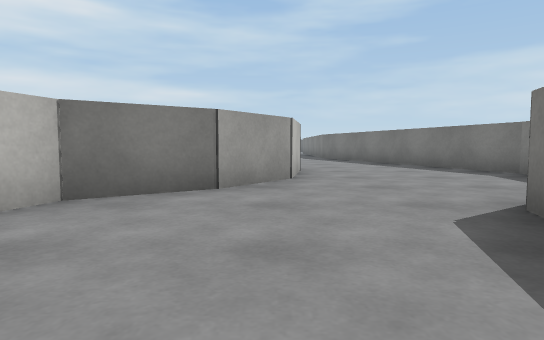
View 1 (above)

22 first-person views from a walk through a scene from a Unity 3-D project. The camera is 0.55 m above the floor, tilts 4° down and sees 75° across. The floor is counted in squares, 1 m on a side. Each view is taken from the middle of a square. On the plan, view 1 faces up. The plan holds only what a view shows up to about 9 squares ahead; the rest is blank. The place goes on beyond the plan. Surface patterns are stand-ins for the level's own textures.

View 2
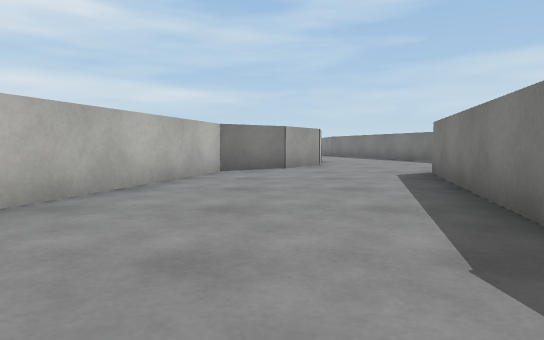

View 3
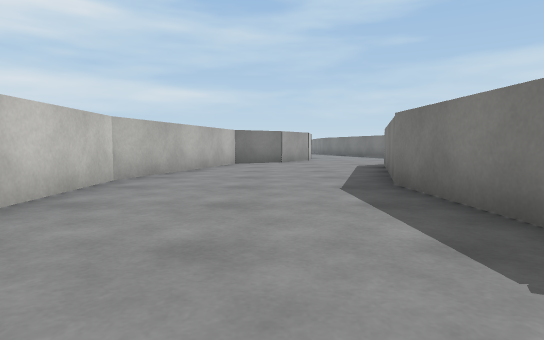

View 4
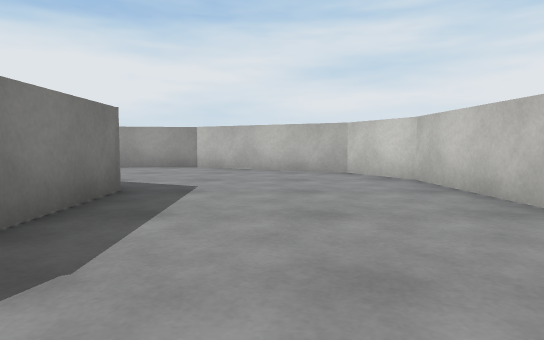

View 5
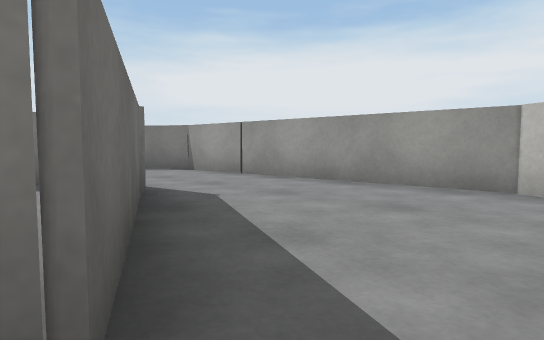

View 6
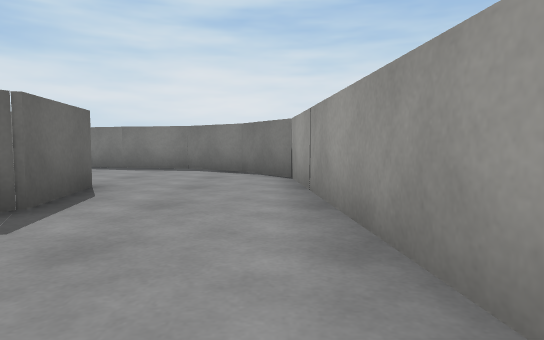

View 7
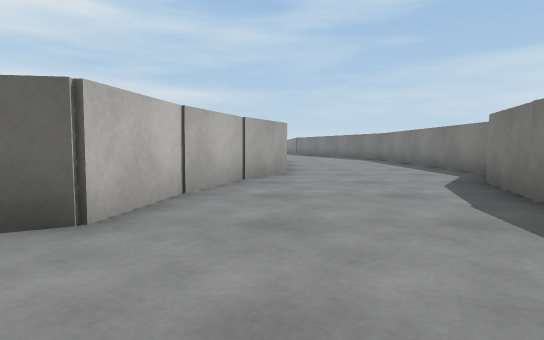

View 8
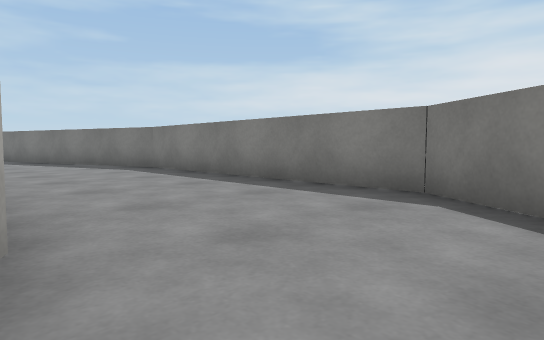

View 9
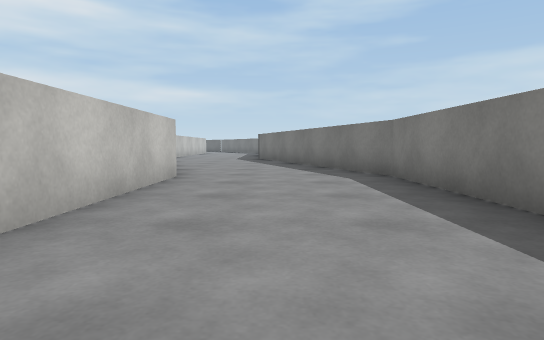

View 10
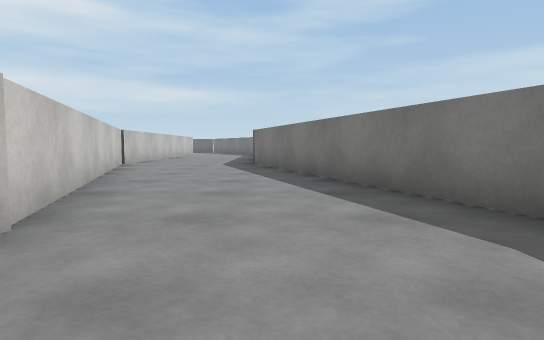

View 11
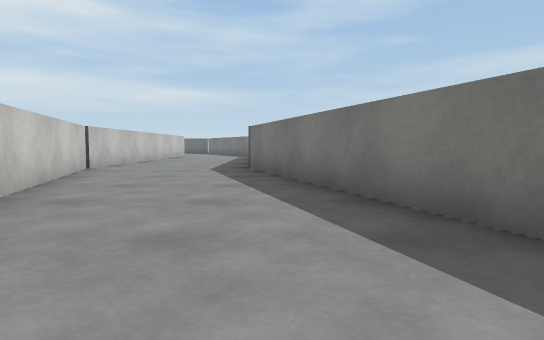

View 12
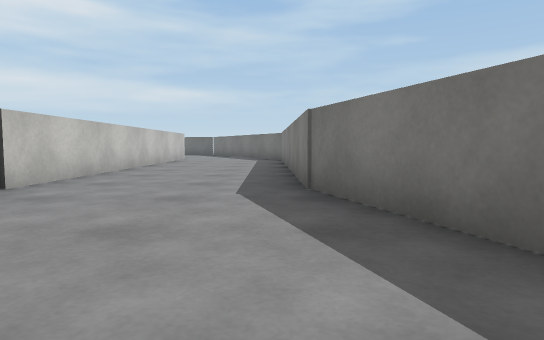

View 13
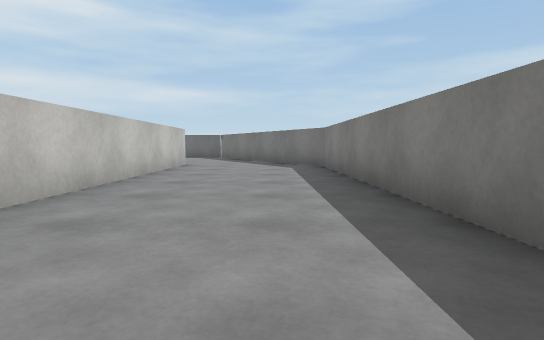

View 14
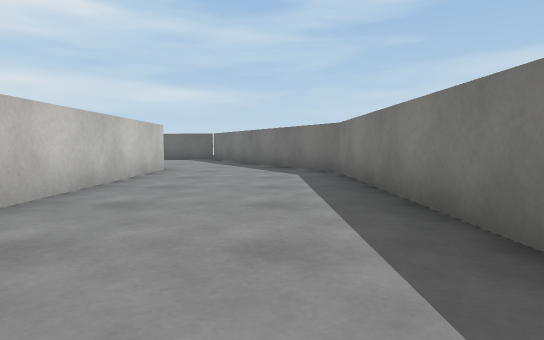

View 15
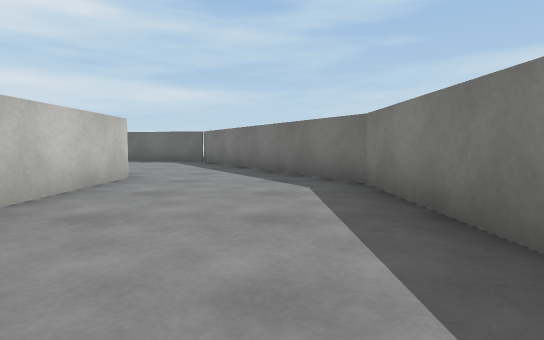

View 16
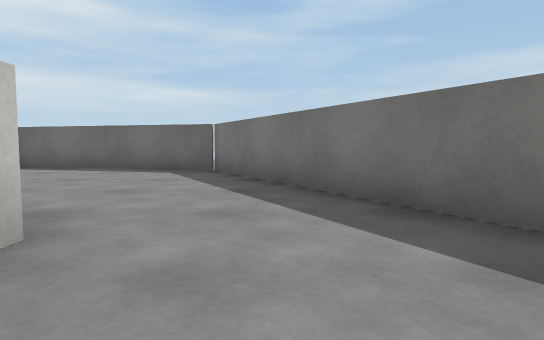

View 17
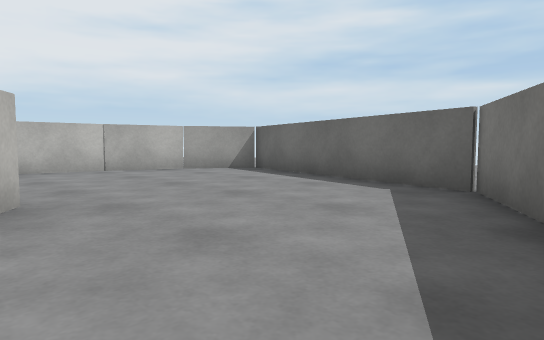

View 18
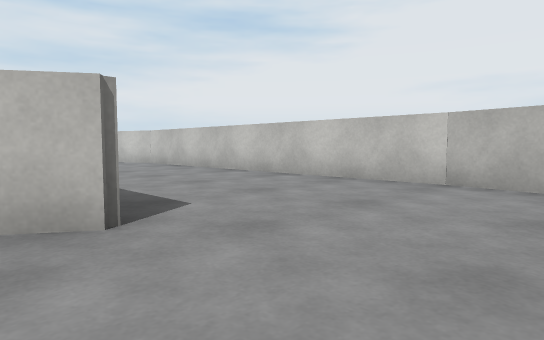

View 19
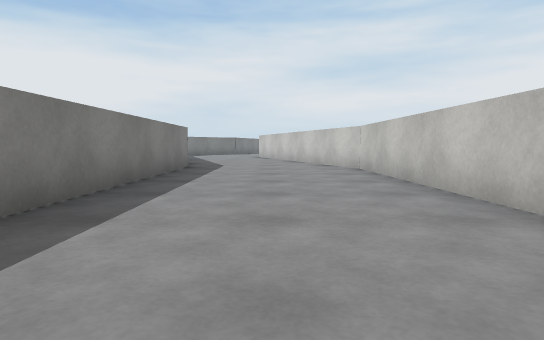

View 20
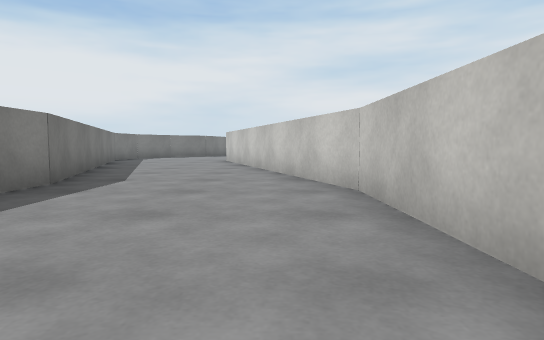

View 21
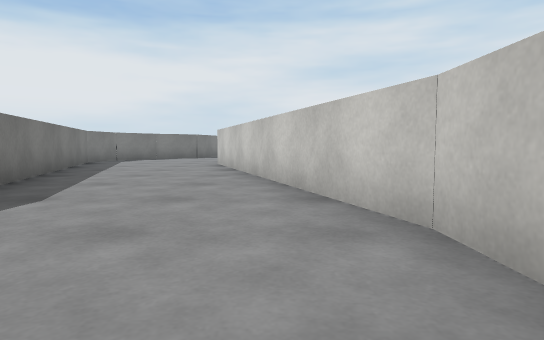

View 22
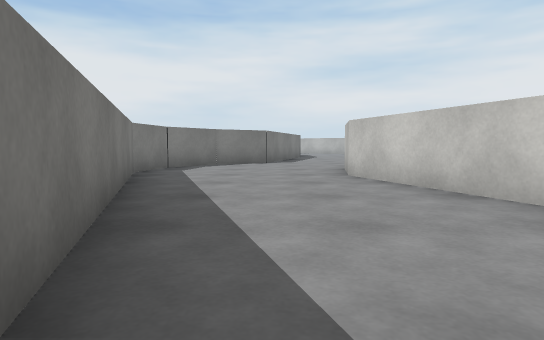

### Floor plan
Ten units are one square. View 1 is at (0, 0); x grows to the right and y downward. Boxes are objects, and circles mark ways between rooms. Rooms are numbered by the first view taken in them; rooms with no view inside come last. Other rooms are left out.
<svg viewBox="-40 -294 156 397">
<path fill="none" stroke="#000" d="M9 16 22 -31M60 49 57 66 41 69 8 53 7 19M66 32 60 50M74 17 65 34M-7 -45 -21 -35 -35 15 -33 67 -25 81 9 98 70 93 84 84 94 70 97 53M97 54 102 37M103 36 111 24 111 -43 103 -68M73 -44 73 -1M69 -53 72 -44M84 -124 83 -211 72 -231M46 -125 69 -53M103 -68 85 -124M46 -221 47 -124M21 -237 27 -233M-22 -243 -21 -157M-19 -259 -22 -242M-21 -158 -2 -101M21 -150 21 -213M72 -231 48 -276 -4 -289 -14 -274M-14 -276 -19 -258M32 -118 21 -151"/>
<circle cx="85" cy="-55" r="3" fill="#2a7"/>
<circle cx="55" cy="-230" r="3" fill="#2a7"/>
<text x="0" y="30">1</text>
<text x="70" y="-140">2</text>
<text x="10" y="-210">3</text>
</svg>
Room 1 opens to room 2. Room 2 opens to room 3.

Where each view was taken, in squares from view 1:
view 1: 0 up, 0 right, facing up
view 2: 4 down, 1 left, facing up
view 3: 7 down, 1 left, facing up
view 4: 1 down, 1 left, facing down
view 5: 5 down, 0 right, facing down-right
view 6: 9 down, 1 right, facing right
view 7: 9 down, 7 right, facing up
view 8: 4 down, 7 right, facing up-right
view 9: 2 down, 9 right, facing up
view 10: 2 up, 9 right, facing up
view 11: 4 up, 9 right, facing up
view 12: 8 up, 8 right, facing up
view 13: 12 up, 7 right, facing up
view 14: 14 up, 7 right, facing up
view 15: 16 up, 7 right, facing up
view 16: 20 up, 6 right, facing up
view 17: 23 up, 6 right, facing up-left
view 18: 26 up, 3 right, facing down-left
view 19: 24 up, 0 right, facing down
view 20: 20 up, 1 left, facing down
view 21: 18 up, 1 left, facing down
view 22: 14 up, 2 right, facing down
